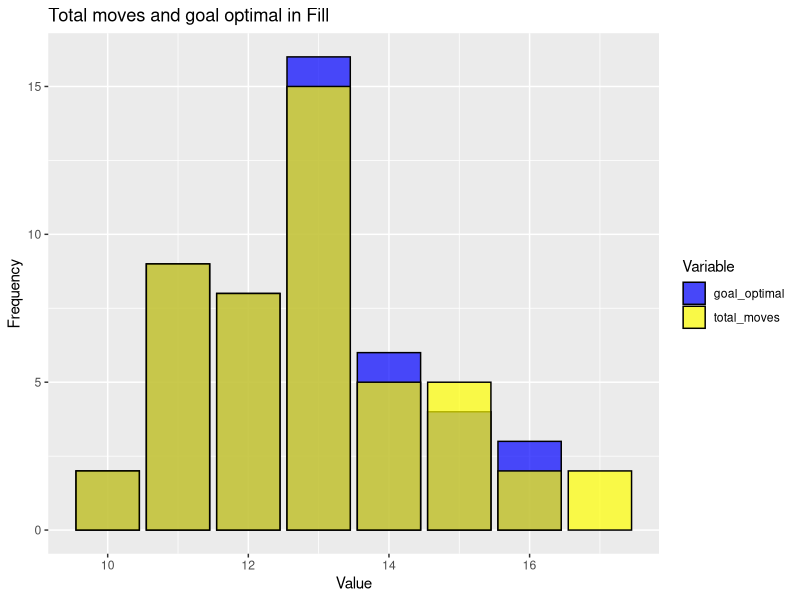
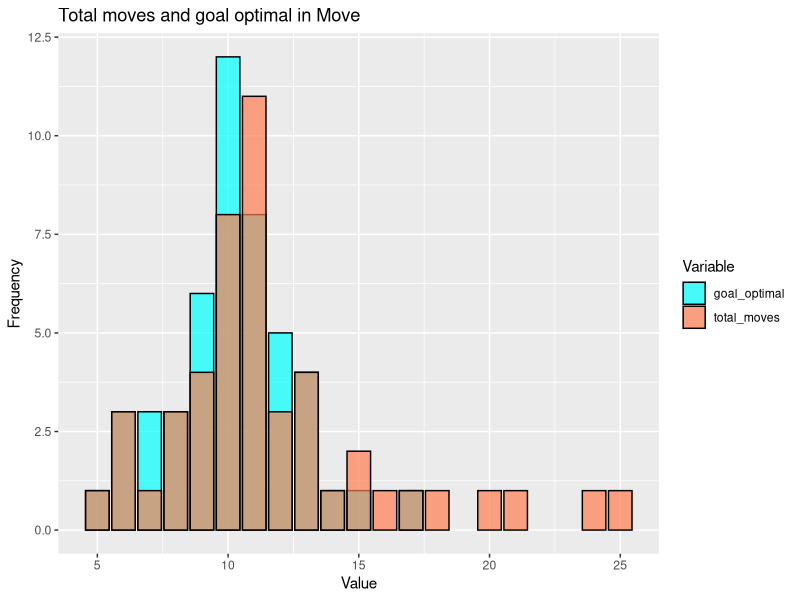
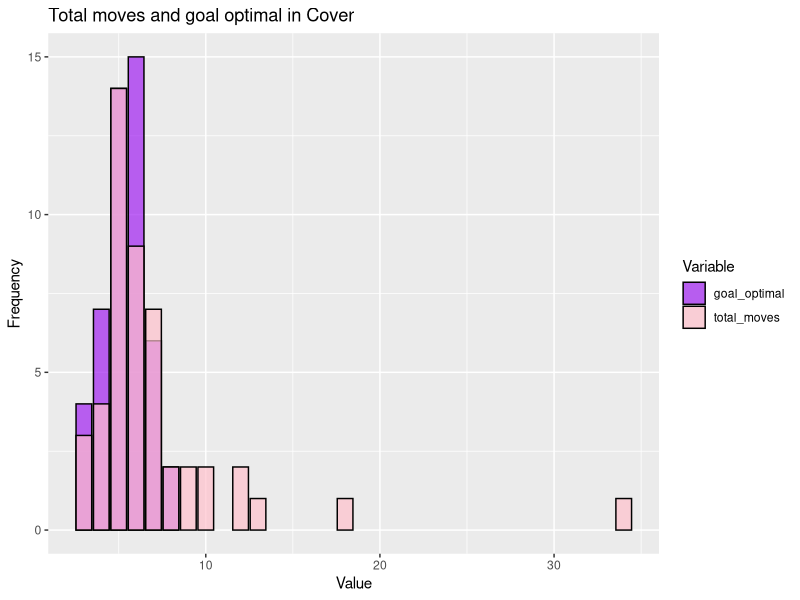
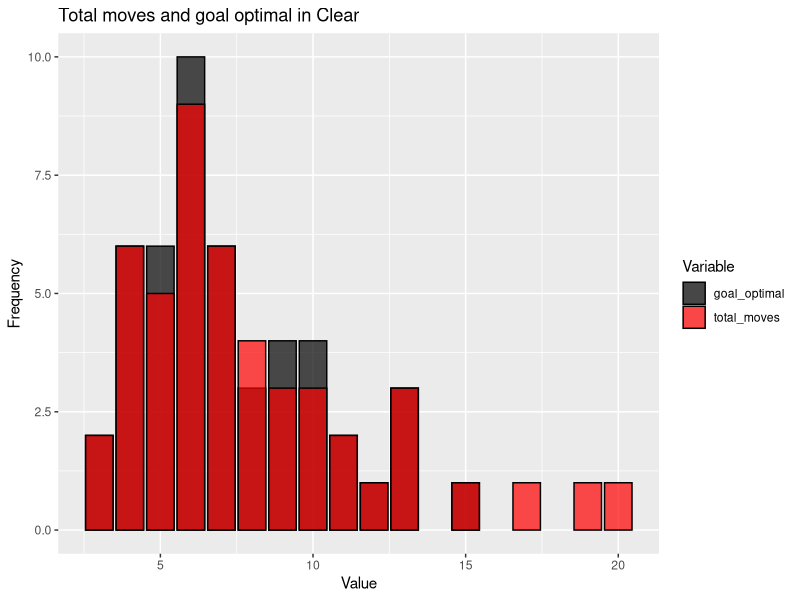
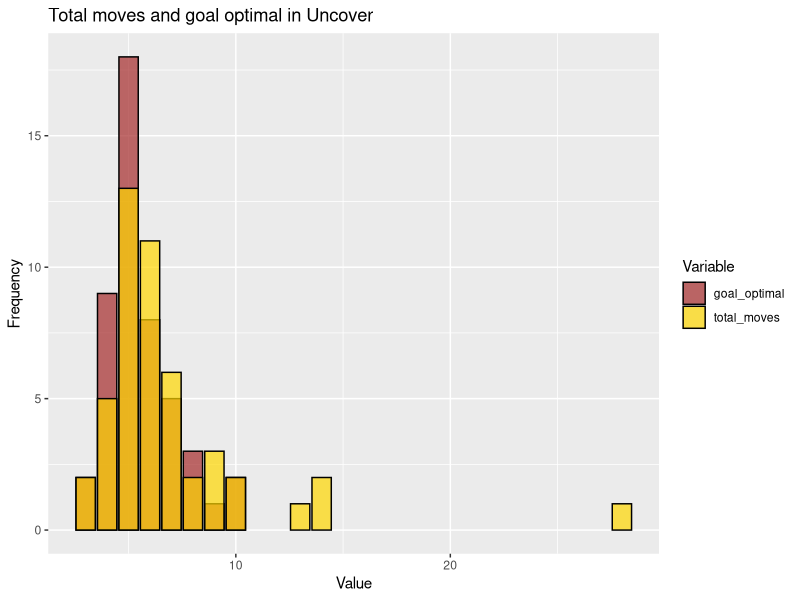

Generate these figures, in order, with R:
## ---- chunk 1
# load required packages
library(tidyverse)
library (ggthemes)
library(rstatix)
library(ggpubr)
library(emmeans)
library(dplyr)
library(ggplot2)
library(tidyr)
## ---- chunk 2
single_arch = read_csv("single_arch_data.csv")
single_arch_cleaned=single_arch%>%
filter(roundNumber!= "0")  
#group_by(importId, playerId, goal) %>%
#summarise(across(everything(), ~paste(unique(.), collapse = ", ")))


final_moves = read_csv("final_moves.csv") %>%
  select(importId, goal, goal_optimal)

#single_arch_cleaned = single_arch_cleaned %>%
  #left_join(final_moves)


merged_df= left_join(single_arch_cleaned, final_moves, by = c("importId", "goal"))
## ---- chunk 3

fill= merged_df %>%
  filter(startsWith(goal, "fill")) 
total_moves_fill = fill %>%
  count(playerId, importId, roundNumber, goal, goal_optimal, name = "total_moves")
  #group_by (playerId, roundNumber) %>%
  #count()
   
move= merged_df %>%
  filter(startsWith(goal, "move")) 
total_moves_move = move %>%
  count(playerId, importId, roundNumber, goal, goal_optimal, name = "total_moves")
  #group_by (playerId, roundNumber) %>%
  #count()

cover= merged_df %>%
  filter(startsWith(goal, "cover")) 
total_moves_cover = cover %>%
  count(playerId, importId, roundNumber, goal, goal_optimal, name = "total_moves")
  #group_by (playerId, roundNumber) %>%
  #count()

clear= merged_df %>%
  filter(startsWith(goal, "clear")) 
total_moves_clear = clear %>%
  count(playerId, importId, roundNumber, goal, goal_optimal, name = "total_moves")
  #group_by (playerId, roundNumber) %>%
  #count()

uncover=merged_df %>%
  filter(startsWith(goal, "uncover")) 
total_moves_uncover = uncover %>%
  count(playerId, importId, roundNumber, goal, goal_optimal, name = "total_moves")
  #group_by (playerId, roundNumber) %>%
  #count()
## ---- chunk 4
#Fill
fill_long<- gather(total_moves_fill, key = "Variable", value = "Value", total_moves, goal_optimal) 

ggplot(fill_long, aes(x = Value, fill = Variable)) +
  geom_bar(position = "identity", alpha = 0.7, color = "black") +
  labs(title = "Total moves and goal optimal in Fill",
       x = "Value",
       y = "Frequency") +
  scale_fill_manual(values = c("total_moves" = "yellow", "goal_optimal" = "blue")) 


#Move
move_long<- gather(total_moves_move, key = "Variable", value = "Value", total_moves, goal_optimal)
ggplot(move_long, aes(x = Value, fill = Variable)) +
  geom_bar(position = "identity", alpha = 0.7, color = "black") +
  labs(title = "Total moves and goal optimal in Move",
       x = "Value",
       y = "Frequency") +
  scale_fill_manual(values = c("total_moves" = "coral", "goal_optimal" = "cyan")) 


#Cover
cover_long<- gather(total_moves_cover, key = "Variable", value = "Value", total_moves, goal_optimal)
ggplot(cover_long, aes(x = Value, fill = Variable)) +
  geom_bar(position = "identity", alpha = 0.7, color = "black") +
  labs(title = "Total moves and goal optimal in Cover",
       x = "Value",
       y = "Frequency") +
  scale_fill_manual(values = c("total_moves" = "pink", "goal_optimal" = "purple")) 


#Clear
clear_long<- gather(total_moves_clear, key = "Variable", value = "Value", total_moves, goal_optimal)
ggplot(clear_long, aes(x = Value, fill = Variable)) +
  geom_bar(position = "identity", alpha = 0.7, color = "black") +
  labs(title = "Total moves and goal optimal in Clear",
       x = "Value",
       y = "Frequency") +
  scale_fill_manual(values = c("total_moves" = "red", "goal_optimal" = "black")) 


#Uncover
uncover_long<- gather(total_moves_uncover, key = "Variable", value = "Value", total_moves, goal_optimal)
ggplot(uncover_long, aes(x = Value, fill = Variable)) +
  geom_bar(position = "identity", alpha = 0.7, color = "black") +
  labs(title = "Total moves and goal optimal in Uncover",
       x = "Value",
       y = "Frequency") +
  scale_fill_manual(values = c("total_moves" = "gold", "goal_optimal" = "brown")) 

## ---- chunk 5
#Fill
mean_total_moves_fill = mean(total_moves_fill$total_moves) 
sd_fill = sd(total_moves_fill$total_moves) 
twopointfive_sd_above_mean_fill= mean_total_moves_fill+2.5*sd_fill
twopointfive_sd_below_mean_fill= mean_total_moves_fill-2.5*sd_fill
outliers_fill=total_moves_fill %>%
filter(total_moves>twopointfive_sd_above_mean_fill | total_moves<twopointfive_sd_below_mean_fill )

#move
mean_total_moves_move = mean(total_moves_move$total_moves) 
sd_move = sd(total_moves_move$total_moves) 
twopointfive_sd_above_mean_move= mean_total_moves_move+2.5*sd_move
twopointfive_sd_below_mean_move= mean_total_moves_move-2.5*sd_move
outliers_move=total_moves_move %>%
filter(total_moves>twopointfive_sd_above_mean_move | total_moves<twopointfive_sd_below_mean_move )

#cover
mean_total_moves_cover = mean(total_moves_cover$total_moves) 
sd_cover = sd(total_moves_cover$total_moves) 
twopointfive_sd_above_mean_cover= mean_total_moves_cover+2.5*sd_cover
twopointfive_sd_below_mean_cover= mean_total_moves_cover-2.5*sd_cover
outliers_cover=total_moves_cover %>%
filter(total_moves>twopointfive_sd_above_mean_cover | total_moves<twopointfive_sd_below_mean_cover )

#uncover
mean_total_moves_uncover = mean(total_moves_uncover$total_moves) 
sd_uncover = sd(total_moves_uncover$total_moves) 
twopointfive_sd_above_mean_uncover= mean_total_moves_uncover+2.5*sd_uncover
twopointfive_sd_below_mean_uncover= mean_total_moves_uncover-2.5*sd_uncover
outliers_uncover=total_moves_uncover %>%
filter(total_moves>twopointfive_sd_above_mean_uncover | total_moves<twopointfive_sd_below_mean_uncover )

#clear
mean_total_moves_clear = mean(total_moves_clear$total_moves) 
sd_clear = sd(total_moves_clear$total_moves) 
twopointfive_sd_above_mean_clear= mean_total_moves_fill+2.5*sd_clear
twopointfive_sd_below_mean_clear= mean_total_moves_fill-2.5*sd_clear
outliers_clear=total_moves_clear %>%
filter(total_moves>twopointfive_sd_above_mean_clear | total_moves<twopointfive_sd_below_mean_clear )
